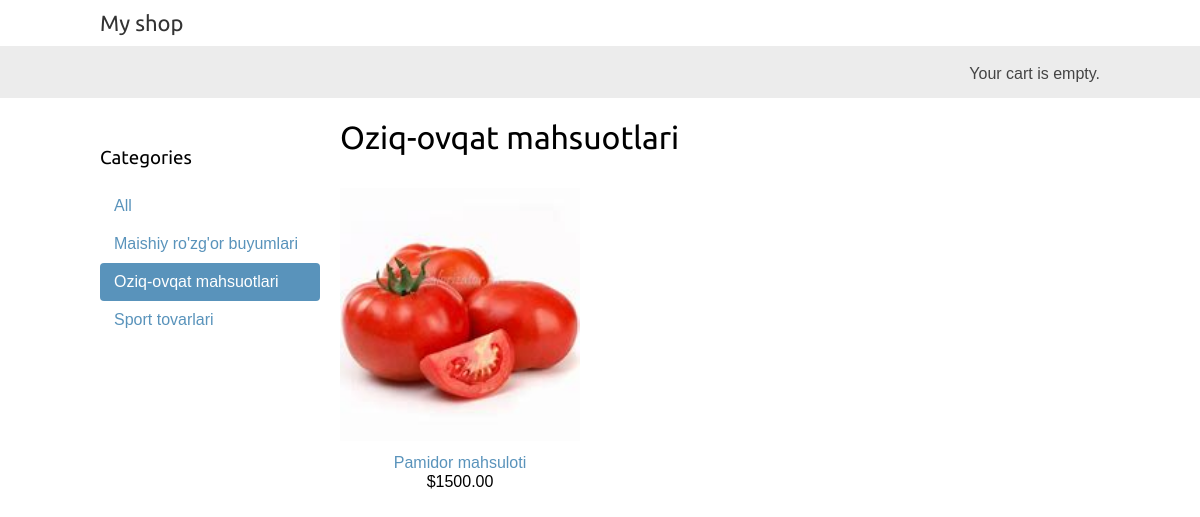
The app's page /oziq-ovqat-mahsuotlari/ with its own data.
### shop/models.py (models this page shows, shortened)
class Category(models.Model):
    name = models.CharField(max_length=550)
    slug = models.SlugField(max_length=200, unique=True)
    class Meta:
        ordering = ['name']
        indexes = [
            models.Index(fields=['name']),
        ]
        verbose_name = 'category'
        verbose_name_plural = 'categories'
    def get_absolute_url(self):
        return reverse('shop:product_list_by_category', args=[self.slug])

class Product(models.Model):
    category = models.ForeignKey(Category, related_name='products', on_delete=models.CASCADE)
    name = models.CharField(max_length=550)
    slug = models.SlugField(max_length=200, unique=True)
    image = models.ImageField(upload_to='products/%Y/%m/%d', blank=True)
    description = models.TextField(blank=True)
    price = models.DecimalField(max_digits=10, decimal_places=2)
    available = models.BooleanField(default=True)
    created = models.DateTimeField(auto_now_add=True)
    updated = models.DateTimeField(auto_now=True)
    class Meta:
        ordering = ['name']
        indexes = [
            models.Index(fields=['id', 'slug']),
            models.Index(fields=['name']),
            models.Index(fields=['-created']),
        ]
    def get_absolute_url(self):
        return reverse('shop:product_detail', args=[self.id, self.slug])

### shop/views.py (the view)
# urls.py: path('', views.product_list, name='product_list'),
def product_list(request, category_slug=None):
    category = None
    categories = Category.objects.all()
    products = Product.objects.filter(available=True)
    if category_slug:
        category = get_object_or_404(Category, slug=category_slug)
        products = products.filter(category=category)
    return render (request,'shop/product/list.html',
                   { 'category': category,
                            'categories':categories,
                            'products':products})

### cart/cart.py (called while the page is built)
    def __len__(self):
        return sum(item['quantity'] for item in self.cart.values())

### cart/context_processors.py (called while the page is built)
def cart(request):
    return {'cart': Cart(request)}

### shop/templates/shop/product/list.html (shortened to what this page needs)
{% extends "shop/base.html" %}
{% load static %}
{% block content %}
    <div id="sidebar">
        <h3>Categories</h3>
        <ul>
            <li
                    {% if not category %}class="selected"{% endif %}>
                <a
                        href="{% url "shop:product_list" %}">All</a>
            </li>
            {% for c in categories %}
                <li
                        {% if category.slug == c.slug %}class="selected"
                        {% endif %}>
                    <a
                            href="{{ c.get_absolute_url }}">{{ c.name }}</a>
                </li>
            {% endfor %}
        </ul>
    </div>
    <div id="main" class="product-list">
        <h1>{% if category %}{{ category.name }}{% else %}Products
        {% endif %}</h1>
        {% for product in products %}
            <div class="item">
                <a
                        href="{{ product.get_absolute_url }}">
                    <img
                            src="{% if product.image %}{{ product.image.url }}{% else %}{%static "img/no_image.png" %}{% endif %}">
                </a>
                <a
                        href="{{ product.get_absolute_url }}">{{ product.name }}</a>
                <br>
                ${{ product.price }}
            </div>
        {% endfor %}
    </div>
{% endblock %}

### shop/static/css/base.css (style rules this page uses)
body { margin:0; padding:0; font-family:helvetica, sans-serif; }
h1, h2, h3, h4, h5 , h6 { font-family: 'Ubuntu', sans-serif; font-weight:normal; }
a { text-decoration:none; color:#5993bb; }
#sidebar { width:220px; padding:30px 20px 0 0; float:left; }
#sidebar ul { margin:0; padding:0; }
#sidebar ul li { margin:0; list-style:none; padding:10px 14px; }
#sidebar ul li a { display:block; }
#sidebar ul li.selected { background:#5993bb; border-radius:4px; }
#sidebar ul li.selected a { color:#fff; }
#main { float:left; width: 96%; margin-right:-220px; overflow:hidden; }
.product-list .item { width:25%; padding:10px 20px 10px 0; float:left; text-align:center; line-height:1.2; }
.product-list .item img { width:100%; margin-bottom:8px; }

### records on screen
Category: name "Maishiy ro'zg'or buyumlari"
Category: name "Oziq-ovqat mahsuotlari"
Category: name "Sport tovarlari"
Product: image (picture), name "Pamidor mahsuloti", price "1500.00"
